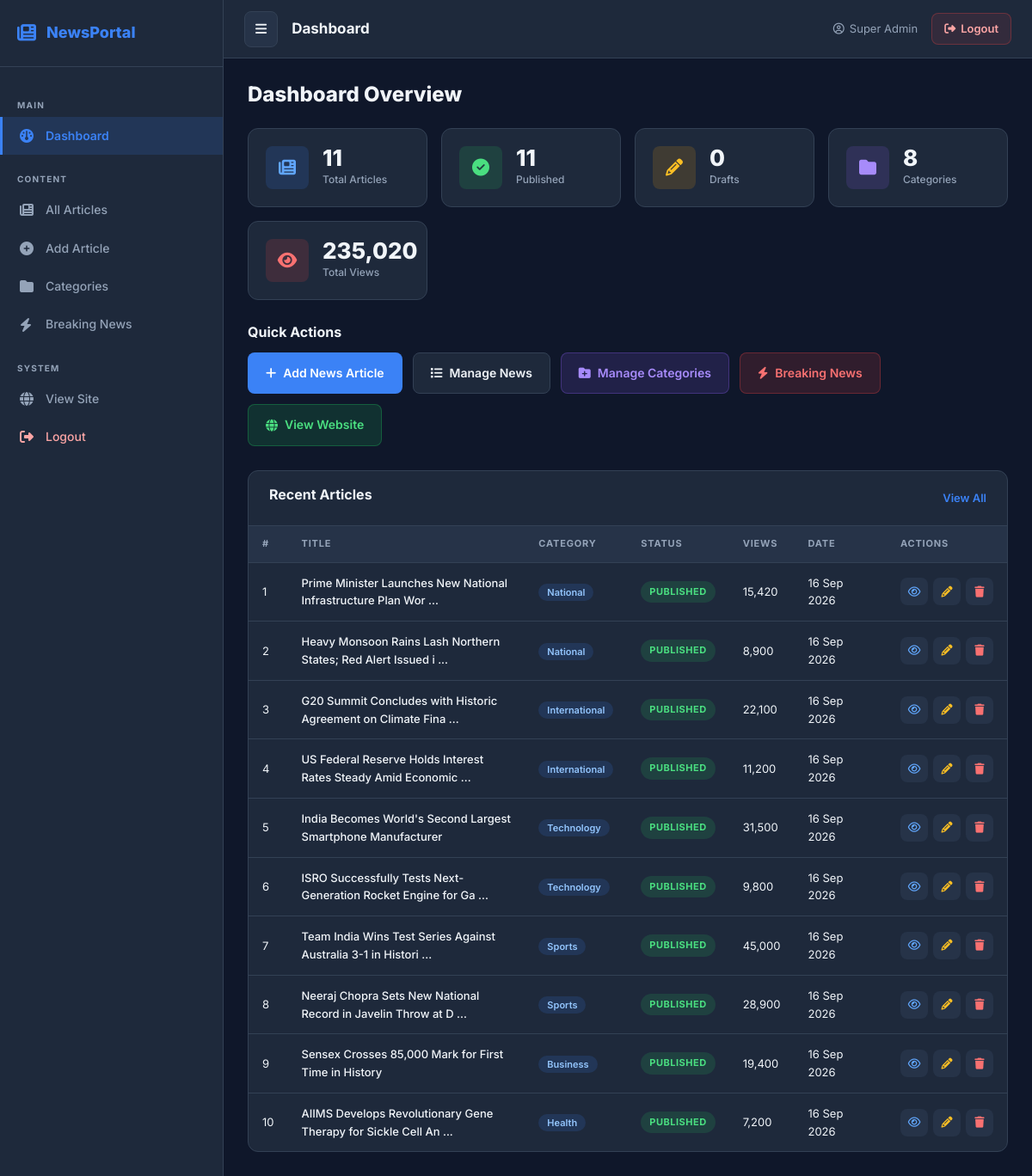
Page /admin/dashboard.php (signed in) on the committed database.
### tables this page shows
CREATE TABLE IF NOT EXISTS `news` (
    `id`                INT(11) UNSIGNED NOT NULL AUTO_INCREMENT,
    `category_id`       INT(11) UNSIGNED NOT NULL,
    `title`             VARCHAR(300) NOT NULL,
    `slug`              VARCHAR(350) NOT NULL UNIQUE,
    `short_description` TEXT,
    `content`           LONGTEXT,
    `featured_image`    VARCHAR(255) DEFAULT NULL,
    `author_name`       VARCHAR(150) NOT NULL DEFAULT 'Admin',
    `status`            ENUM('published','draft') NOT NULL DEFAULT 'draft',
    `is_featured`       TINYINT(1) NOT NULL DEFAULT 0,
    `is_trending`       TINYINT(1) NOT NULL DEFAULT 0,
    `views`             INT(11) UNSIGNED NOT NULL DEFAULT 0,
    `published_at`      DATETIME DEFAULT NULL,
    `created_at`        TIMESTAMP NOT NULL DEFAULT CURRENT_TIMESTAMP,
    `updated_at`        TIMESTAMP NOT NULL DEFAULT CURRENT_TIMESTAMP ON UPDATE CURRENT_TIMESTAMP,
    PRIMARY KEY (`id`),
    KEY `idx_category`   (`category_id`),
    KEY `idx_status`     (`status`),
    KEY `idx_featured`   (`is_featured`),
    KEY `idx_trending`   (`is_trending`),
    KEY `idx_published`  (`published_at`),
    CONSTRAINT `fk_news_category` FOREIGN KEY (`category_id`) REFERENCES `categories`(`id`) ON DELETE CASCADE
);

CREATE TABLE IF NOT EXISTS `categories` (
    `id`         INT(11) UNSIGNED NOT NULL AUTO_INCREMENT,
    `name`       VARCHAR(100) NOT NULL,
    `slug`       VARCHAR(120) NOT NULL UNIQUE,
    `status`     TINYINT(1) NOT NULL DEFAULT 1,
    `created_at` TIMESTAMP NOT NULL DEFAULT CURRENT_TIMESTAMP,
    PRIMARY KEY (`id`)
);

### includes/functions.php (called while the page is built, shortened)
<?php
require_once __DIR__ . '/../config/database.php';
function clean($value)
{
    return htmlspecialchars(
        $value ?? '',
        ENT_QUOTES,
        'UTF-8'
    );
}
function getAdmin()
{
    global $conn;
    $id = (int) $_SESSION['admin_id'];
    $stmt = $conn->prepare("
        SELECT id, name, email, role
        FROM admins
        WHERE id = ?
        LIMIT 1
    ");
    $stmt->bind_param("i", $id);
    $stmt->execute();
    $result = $stmt->get_result();
    return $result->fetch_assoc();
}
?>

### admin/dashboard.php (the view, shortened to what this page needs)
<?php
require_once "../includes/functions.php";
$admin = getAdmin();
global $conn;
$totalNews = $conn->query("SELECT COUNT(*) AS c FROM news")->fetch_assoc()['c'] ?? 0;
$pubNews   = $conn->query("SELECT COUNT(*) AS c FROM news WHERE status='published'")->fetch_assoc()['c'] ?? 0;
$draftNews = $conn->query("SELECT COUNT(*) AS c FROM news WHERE status='draft'")->fetch_assoc()['c'] ?? 0;
$totalCats = $conn->query("SELECT COUNT(*) AS c FROM categories")->fetch_assoc()['c'] ?? 0;
$totalViews= $conn->query("SELECT SUM(views) AS c FROM news")->fetch_assoc()['c'] ?? 0;
$recentNews = [];
$result = $conn->query("
    SELECT news.*, categories.name AS category_name
    FROM news
    LEFT JOIN categories ON news.category_id = categories.id
    ORDER BY news.created_at DESC
    LIMIT 10
");
if ($result) {
    while ($row = $result->fetch_assoc()) {
        $recentNews[] = $row;
    }
}
?>
<!DOCTYPE html>
<html lang="en">
<head>
    <link href="https://cdn.jsdelivr.net/npm/bootstrap@5.3.3/dist/css/bootstrap.min.css" rel="stylesheet">
    <link rel="stylesheet" href="https://cdnjs.cloudflare.com/ajax/libs/font-awesome/6.5.2/css/all.min.css">
    <link rel="stylesheet" href="../assets/css/admin.css">
</head>
<body class="admin-body">
    <?php include "sidebar.php"; ?>
    <div class="admin-main" id="adminMain">
        <div class="admin-topbar">
            <button class="sidebar-toggle" onclick="toggleSidebar()" id="sidebarToggle">
                <i class="fa-solid fa-bars"></i>
            </button>
            <div class="topbar-title">Dashboard</div>
            <div class="topbar-right">
                <span class="admin-name">
                    <i class="fa-regular fa-user-circle"></i>
                    <?= clean($admin['name'] ?? 'Admin'); ?>
                </span>
                <a href="logout.php" class="logout-btn">
                    <i class="fa-solid fa-right-from-bracket"></i>
                    Logout
                </a>
            </div>
        </div>
        <div class="admin-content">
            <h1 class="admin-page-title">Dashboard Overview</h1>
            <div class="stats-grid">
                <div class="stat-card stat-blue">
                    <div class="stat-icon">
                        <i class="fa-solid fa-newspaper"></i>
                    </div>
                    <div class="stat-info">
                        <div class="stat-number"><?= number_format($totalNews); ?></div>
                        <div class="stat-label">Total Articles</div>
                    </div>
                </div>
                <div class="stat-card stat-green">
                    <div class="stat-icon">
                        <i class="fa-solid fa-circle-check"></i>
                    </div>
                    <div class="stat-info">
                        <div class="stat-number"><?= number_format($pubNews); ?></div>
                        <div class="stat-label">Published</div>
                    </div>
                </div>
                <div class="stat-card stat-orange">
                    <div class="stat-icon">
                        <i class="fa-solid fa-pencil"></i>
                    </div>
                    <div class="stat-info">
                        <div class="stat-number"><?= number_format($draftNews); ?></div>
                        <div class="stat-label">Drafts</div>
                    </div>
                </div>
                <div class="stat-card stat-purple">
                    <div class="stat-icon">
                        <i class="fa-solid fa-folder"></i>
                    </div>
                    <div class="stat-info">
                        <div class="stat-number"><?= number_format($totalCats); ?></div>
                        <div class="stat-label">Categories</div>
                    </div>
                </div>
                <div class="stat-card stat-red">
                    <div class="stat-icon">
                        <i class="fa-solid fa-eye"></i>
                    </div>
                    <div class="stat-info">
                        <div class="stat-number"><?= number_format($totalViews); ?></div>
                        <div class="stat-label">Total Views</div>
                    </div>
                </div>
            </div>
            <div class="quick-actions">
                <h2 class="admin-section-title">Quick Actions</h2>
                <div class="quick-action-grid">
                    <a href="add-news.php" class="quick-action-card qa-primary">
                        <i class="fa-solid fa-plus"></i>
                        <span>Add News Article</span>
                    </a>
                    <a href="news.php" class="quick-action-card qa-secondary">
                        <i class="fa-solid fa-list"></i>
                        <span>Manage News</span>
                    </a>
                    <a href="categories.php" class="quick-action-card qa-tertiary">
                        <i class="fa-solid fa-folder-plus"></i>
                        <span>Manage Categories</span>
                    </a>
                    <a href="breaking-news.php" class="quick-action-card qa-danger">
                        <i class="fa-solid fa-bolt"></i>
                        <span>Breaking News</span>
                    </a>
                    <a href="../index.php" target="_blank" class="quick-action-card qa-view">
                        <i class="fa-solid fa-globe"></i>
                        <span>View Website</span>
                    </a>
                </div>
            </div>
            <div class="admin-card">
                <div class="admin-card-header">
                    <h2>Recent Articles</h2>
                    <a href="news.php" class="admin-card-link">View All</a>
                </div>
                <div class="admin-table-wrapper">
                    <table class="admin-table">
                        <thead>
                            <tr>
                                <th>#</th>
                                <th>Title</th>
                                <th>Category</th>
                                <th>Status</th>
                                <th>Views</th>
                                <th>Date</th>
                                <th>Actions</th>
                            </tr>
                        </thead>
                        <tbody>
                            <?php foreach ($recentNews as $i => $article): ?>
                                <tr>
                                    <td><?= $i + 1; ?></td>
                                    <td class="article-title-cell">
                                        <?= clean(mb_substr($article['title'], 0, 60)); ?>
                                        <?= strlen($article['title']) > 60 ? '...' : ''; ?>
                                    </td>
                                    <td>
                                        <span class="cat-badge">
                                            <?= clean($article['category_name']); ?>
                                        </span>
                                    </td>
                                    <td>
                                        <span class="status-badge status-<?= $article['status']; ?>">
                                            <?= ucfirst($article['status']); ?>
                                        </span>
                                    </td>
                                    <td><?= number_format((int)$article['views']); ?></td>
                                    <td><?= date('d M Y', strtotime($article['created_at'])); ?></td>
                                    <td>
                                        <div class="action-btns">
                                            <a
                                                href="../news.php?slug=<?= urlencode($article['slug']); ?>"
                                                target="_blank"
                                                class="action-btn btn-view"
                                                title="View"
                                            >
                                                <i class="fa-regular fa-eye"></i>
                                            </a>
                                            <a
                                                href="edit-news.php?id=<?= $article['id']; ?>"
                                                class="action-btn btn-edit"
                                                title="Edit"
                                            >
                                                <i class="fa-solid fa-pencil"></i>
                                            </a>
                                            <a
                                                href="delete-news.php?id=<?= $article['id']; ?>"
                                                class="action-btn btn-delete"
                                                title="Delete"
                                                onclick="return confirm('Delete this article?')"
                                            >
                                                <i class="fa-solid fa-trash"></i>
                                            </a>
                                        </div>
                                    </td>
                                </tr>
                            <?php endforeach; ?>
                        </tbody>
                    </table>
                </div>
            </div>
        </div>
    </div>
</body>
</html>

### admin/sidebar.php
<?php
$currentAdminPage = basename($_SERVER['PHP_SELF']);
?>
<aside class="admin-sidebar" id="adminSidebar">
    <div class="sidebar-logo">
        <i class="fa-solid fa-newspaper"></i>
        <span>NewsPortal</span>
    </div>
    <nav class="sidebar-nav">
        <div class="sidebar-section-label">Main</div>
        <a
            href="dashboard.php"
            class="sidebar-link <?= $currentAdminPage === 'dashboard.php' ? 'active' : ''; ?>"
        >
            <i class="fa-solid fa-gauge"></i>
            <span>Dashboard</span>
        </a>
        <div class="sidebar-section-label">Content</div>
        <a
            href="news.php"
            class="sidebar-link <?= $currentAdminPage === 'news.php' ? 'active' : ''; ?>"
        >
            <i class="fa-solid fa-newspaper"></i>
            <span>All Articles</span>
        </a>
        <a
            href="add-news.php"
            class="sidebar-link <?= $currentAdminPage === 'add-news.php' ? 'active' : ''; ?>"
        >
            <i class="fa-solid fa-plus-circle"></i>
            <span>Add Article</span>
        </a>
        <a
            href="categories.php"
            class="sidebar-link <?= $currentAdminPage === 'categories.php' ? 'active' : ''; ?>"
        >
            <i class="fa-solid fa-folder"></i>
            <span>Categories</span>
        </a>
        <a
            href="breaking-news.php"
            class="sidebar-link <?= $currentAdminPage === 'breaking-news.php' ? 'active' : ''; ?>"
        >
            <i class="fa-solid fa-bolt"></i>
            <span>Breaking News</span>
        </a>
        <div class="sidebar-section-label">System</div>
        <a
            href="../index.php"
            target="_blank"
            class="sidebar-link"
        >
            <i class="fa-solid fa-globe"></i>
            <span>View Site</span>
        </a>
        <a
            href="logout.php"
            class="sidebar-link sidebar-link-logout"
        >
            <i class="fa-solid fa-right-from-bracket"></i>
            <span>Logout</span>
        </a>
    </nav>
</aside>

### rows in the picture
news: title "Prime Minister Launches New National Infrastructure Plan Wor", category.name "National", status "PUBLISHED", views "15,420", created_at "16 Sep 2026"
news: title "Heavy Monsoon Rains Lash Northern States; Red Alert Issued i", category.name "National", status "PUBLISHED", views "8,900", created_at "16 Sep 2026"
news: title "G20 Summit Concludes with Historic Agreement on Climate Fina", category.name "International", status "PUBLISHED", views "22,100", created_at "16 Sep 2026"
news: title "US Federal Reserve Holds Interest Rates Steady Amid Economic", category.name "International", status "PUBLISHED", views "11,200", created_at "16 Sep 2026"
news: title "India Becomes World's Second Largest Smartphone Manufacturer", category.name "Technology", status "PUBLISHED", views "31,500", created_at "16 Sep 2026"
news: title "ISRO Successfully Tests Next-Generation Rocket Engine for Ga", category.name "Technology", status "PUBLISHED", views "9,800", created_at "16 Sep 2026"
news: title "Team India Wins Test Series Against Australia 3-1 in Histori", category.name "Sports", status "PUBLISHED", views "45,000", created_at "16 Sep 2026"
news: title "Neeraj Chopra Sets New National Record in Javelin Throw at D", category.name "Sports", status "PUBLISHED", views "28,900", created_at "16 Sep 2026"
news: title "Sensex Crosses 85,000 Mark for First Time in History", category.name "Business", status "PUBLISHED", views "19,400", created_at "16 Sep 2026"
news: title "AIIMS Develops Revolutionary Gene Therapy for Sickle Cell An", category.name "Health", status "PUBLISHED", views "7,200", created_at "16 Sep 2026"

### other values in the picture
$admin['name'] "Super Admin"
$totalNews "11"
$pubNews "11"
$draftNews "0"
$totalCats "8"
$totalViews "235,020"
